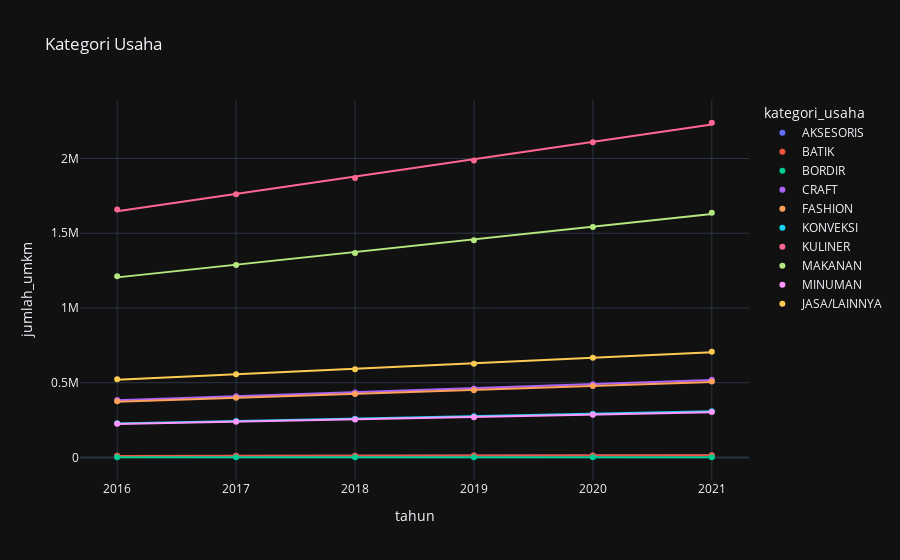

Source (notebook cell):
### Code cell
bivariate_visualization_scatter(
    data=data,
    y='jumlah_umkm',
    x='tahun',
    color='kategori_usaha',
    title='Kategori Usaha'
)

### Figure 1 — Plotly figure (JSON) as saved in the notebook; plotly's stock layout.template omitted (floating-point values rounded to 4 significant figures)
{"data": [{"hovertemplate": "kategori_usaha=AKSESORIS<br>tahun=%{x}<br>jumlah_umkm=%{y}<extra></extra>", "legendgroup": "AKSESORIS", "marker": {"color": "#636efa", "symbol": "circle"}, "mode": "markers", "name": "AKSESORIS", "orientation": "v", "showlegend": true, "type": "scatter", "x": [2016, 2017, 2018, 2019, 2020, 2021], "xaxis": "x", "y": [10789, 11457, 12166, 12919, 13718, 14567], "yaxis": "y"}, {"hovertemplate": "<b>OLS trendline</b><br>jumlah_umkm = 755.029 * tahun + -1.51142e+06<br>R<sup>2</sup>=0.998093<br><br>kategori_usaha=AKSESORIS<br>tahun=%{x}<br>jumlah_umkm=%{y} <b>(trend)</b><extra></extra>", "legendgroup": "AKSESORIS", "marker": {"color": "#636efa", "symbol": "circle"}, "mode": "lines", "name": "AKSESORIS", "showlegend": false, "type": "scatter", "x": [2016, 2017, 2018, 2019, 2020, 2021], "xaxis": "x", "y": [10720.0, 11470.0, 12230.0, 12980.0, 13740.0, 14490.0], "yaxis": "y"}, {"hovertemplate": "kategori_usaha=BATIK<br>tahun=%{x}<br>jumlah_umkm=%{y}<extra></extra>", "legendgroup": "BATIK", "marker": {"color": "#EF553B", "symbol": "circle"}, "mode": "markers", "name": "BATIK", "orientation": "v", "showlegend": true, "type": "scatter", "x": [2016, 2017, 2018, 2019, 2020, 2021], "xaxis": "x", "y": [10789, 11457, 12166, 12919, 13718, 14567], "yaxis": "y"}, {"hovertemplate": "<b>OLS trendline</b><br>jumlah_umkm = 755.029 * tahun + -1.51142e+06<br>R<sup>2</sup>=0.998093<br><br>kategori_usaha=BATIK<br>tahun=%{x}<br>jumlah_umkm=%{y} <b>(trend)</b><extra></extra>", "legendgroup": "BATIK", "marker": {"color": "#EF553B", "symbol": "circle"}, "mode": "lines", "name": "BATIK", "showlegend": false, "type": "scatter", "x": [2016, 2017, 2018, 2019, 2020, 2021], "xaxis": "x", "y": [10720.0, 11470.0, 12230.0, 12980.0, 13740.0, 14490.0], "yaxis": "y"}, {"hovertemplate": "kategori_usaha=BORDIR<br>tahun=%{x}<br>jumlah_umkm=%{y}<extra></extra>", "legendgroup": "BORDIR", "marker": {"color": "#00cc96", "symbol": "circle"}, "mode": "markers", "name": "BORDIR", "orientation": "v", "showlegend": true, "type": "scatter", "x": [2016, 2017, 2018, 2019, 2020, 2021], "xaxis": "x", "y": [1541, 1637, 1738, 1846, 1960, 2081], "yaxis": "y"}, {"hovertemplate": "<b>OLS trendline</b><br>jumlah_umkm = 107.914 * tahun + -216024<br>R<sup>2</sup>=0.998171<br><br>kategori_usaha=BORDIR<br>tahun=%{x}<br>jumlah_umkm=%{y} <b>(trend)</b><extra></extra>", "legendgroup": "BORDIR", "marker": {"color": "#00cc96", "symbol": "circle"}, "mode": "lines", "name": "BORDIR", "showlegend": false, "type": "scatter", "x": [2016, 2017, 2018, 2019, 2020, 2021], "xaxis": "x", "y": [1531.0, 1639.0, 1747.0, 1854.0, 1962.0, 2070.0], "yaxis": "y"}, {"hovertemplate": "kategori_usaha=CRAFT<br>tahun=%{x}<br>jumlah_umkm=%{y}<extra></extra>", "legendgroup": "CRAFT", "marker": {"color": "#ab63fa", "symbol": "circle"}, "mode": "markers", "name": "CRAFT", "orientation": "v", "showlegend": true, "type": "scatter", "x": [2016, 2017, 2018, 2019, 2020, 2021], "xaxis": "x", "y": [385335, 409176, 434493, 461376, 489923, 520235], "yaxis": "y"}, {"hovertemplate": "<b>OLS trendline</b><br>jumlah_umkm = 26960.7 * tahun + -5.39701e+07<br>R<sup>2</sup>=0.998084<br><br>kategori_usaha=CRAFT<br>tahun=%{x}<br>jumlah_umkm=%{y} <b>(trend)</b><extra></extra>", "legendgroup": "CRAFT", "marker": {"color": "#ab63fa", "symbol": "circle"}, "mode": "lines", "name": "CRAFT", "showlegend": false, "type": "scatter", "x": [2016, 2017, 2018, 2019, 2020, 2021], "xaxis": "x", "y": [382700.0, 409600.0, 436600.0, 463600.0, 490500.0, 517500.0], "yaxis": "y"}, {"hovertemplate": "kategori_usaha=FASHION<br>tahun=%{x}<br>jumlah_umkm=%{y}<extra></extra>", "legendgroup": "FASHION", "marker": {"color": "#FFA15A", "symbol": "circle"}, "mode": "markers", "name": "FASHION", "orientation": "v", "showlegend": true, "type": "scatter", "x": [2016, 2017, 2018, 2019, 2020, 2021], "xaxis": "x", "y": [376087, 399356, 424065, 450303, 478164, 507750], "yaxis": "y"}, {"hovertemplate": "<b>OLS trendline</b><br>jumlah_umkm = 26313.6 * tahun + -5.26748e+07<br>R<sup>2</sup>=0.998084<br><br>kategori_usaha=FASHION<br>tahun=%{x}<br>jumlah_umkm=%{y} <b>(trend)</b><extra></extra>", "legendgroup": "FASHION", "marker": {"color": "#FFA15A", "symbol": "circle"}, "mode": "lines", "name": "FASHION", "showlegend": false, "type": "scatter", "x": [2016, 2017, 2018, 2019, 2020, 2021], "xaxis": "x", "y": [373500.0, 399800.0, 426100.0, 452400.0, 478800.0, 505100.0], "yaxis": "y"}, {"hovertemplate": "kategori_usaha=KONVEKSI<br>tahun=%{x}<br>jumlah_umkm=%{y}<extra></extra>", "legendgroup": "KONVEKSI", "marker": {"color": "#19d3f3", "symbol": "circle"}, "mode": "markers", "name": "KONVEKSI", "orientation": "v", "showlegend": true, "type": "scatter", "x": [2016, 2017, 2018, 2019, 2020, 2021], "xaxis": "x", "y": [229660, 243869, 258958, 274980, 291994, 310060], "yaxis": "y"}, {"hovertemplate": "<b>OLS trendline</b><br>jumlah_umkm = 16068.5 * tahun + -3.2166e+07<br>R<sup>2</sup>=0.998084<br><br>kategori_usaha=KONVEKSI<br>tahun=%{x}<br>jumlah_umkm=%{y} <b>(trend)</b><extra></extra>", "legendgroup": "KONVEKSI", "marker": {"color": "#19d3f3", "symbol": "circle"}, "mode": "lines", "name": "KONVEKSI", "showlegend": false, "type": "scatter", "x": [2016, 2017, 2018, 2019, 2020, 2021], "xaxis": "x", "y": [228100.0, 244200.0, 260200.0, 276300.0, 292400.0, 308400.0], "yaxis": "y"}, {"hovertemplate": "kategori_usaha=KULINER<br>tahun=%{x}<br>jumlah_umkm=%{y}<extra></extra>", "legendgroup": "KULINER", "marker": {"color": "#FF6692", "symbol": "circle"}, "mode": "markers", "name": "KULINER", "orientation": "v", "showlegend": true, "type": "scatter", "x": [2016, 2017, 2018, 2019, 2020, 2021], "xaxis": "x", "y": [1658481, 1761095, 1870058, 1985763, 2108627, 2239092], "yaxis": "y"}, {"hovertemplate": "<b>OLS trendline</b><br>jumlah_umkm = 116039 * tahun + -2.32287e+08<br>R<sup>2</sup>=0.998084<br><br>kategori_usaha=KULINER<br>tahun=%{x}<br>jumlah_umkm=%{y} <b>(trend)</b><extra></extra>", "legendgroup": "KULINER", "marker": {"color": "#FF6692", "symbol": "circle"}, "mode": "lines", "name": "KULINER", "showlegend": false, "type": "scatter", "x": [2016, 2017, 2018, 2019, 2020, 2021], "xaxis": "x", "y": [1647000.0, 1763000.0, 1879000.0, 1995000.0, 2111000.0, 2227000.0], "yaxis": "y"}, {"hovertemplate": "kategori_usaha=MAKANAN<br>tahun=%{x}<br>jumlah_umkm=%{y}<extra></extra>", "legendgroup": "MAKANAN", "marker": {"color": "#B6E880", "symbol": "circle"}, "mode": "markers", "name": "MAKANAN", "orientation": "v", "showlegend": true, "type": "scatter", "x": [2016, 2017, 2018, 2019, 2020, 2021], "xaxis": "x", "y": [1213034, 1288087, 1367784, 1452412, 1542276, 1637701], "yaxis": "y"}, {"hovertemplate": "<b>OLS trendline</b><br>jumlah_umkm = 84872.3 * tahun + -1.69898e+08<br>R<sup>2</sup>=0.998084<br><br>kategori_usaha=MAKANAN<br>tahun=%{x}<br>jumlah_umkm=%{y} <b>(trend)</b><extra></extra>", "legendgroup": "MAKANAN", "marker": {"color": "#B6E880", "symbol": "circle"}, "mode": "lines", "name": "MAKANAN", "showlegend": false, "type": "scatter", "x": [2016, 2017, 2018, 2019, 2020, 2021], "xaxis": "x", "y": [1205000.0, 1290000.0, 1374000.0, 1459000.0, 1544000.0, 1629000.0], "yaxis": "y"}, {"hovertemplate": "kategori_usaha=MINUMAN<br>tahun=%{x}<br>jumlah_umkm=%{y}<extra></extra>", "legendgroup": "MINUMAN", "marker": {"color": "#FF97FF", "symbol": "circle"}, "mode": "markers", "name": "MINUMAN", "orientation": "v", "showlegend": true, "type": "scatter", "x": [2016, 2017, 2018, 2019, 2020, 2021], "xaxis": "x", "y": [225036, 238959, 253744, 269444, 286115, 303817], "yaxis": "y"}, {"hovertemplate": "<b>OLS trendline</b><br>jumlah_umkm = 15744.9 * tahun + -3.15183e+07<br>R<sup>2</sup>=0.998084<br><br>kategori_usaha=MINUMAN<br>tahun=%{x}<br>jumlah_umkm=%{y} <b>(trend)</b><extra></extra>", "legendgroup": "MINUMAN", "marker": {"color": "#FF97FF", "symbol": "circle"}, "mode": "lines", "name": "MINUMAN", "showlegend": false, "type": "scatter", "x": [2016, 2017, 2018, 2019, 2020, 2021], "xaxis": "x", "y": [223500.0, 239200.0, 255000.0, 270700.0, 286500.0, 302200.0], "yaxis": "y"}, {"hovertemplate": "kategori_usaha=JASA/LAINNYA<br>tahun=%{x}<br>jumlah_umkm=%{y}<extra></extra>", "legendgroup": "JASA/LAINNYA", "marker": {"color": "#FECB52", "symbol": "circle"}, "mode": "markers", "name": "JASA/LAINNYA", "orientation": "v", "showlegend": true, "type": "scatter", "x": [2016, 2017, 2018, 2019, 2020, 2021], "xaxis": "x", "y": [524055, 556480, 590911, 627472, 666295, 707520], "yaxis": "y"}, {"hovertemplate": "<b>OLS trendline</b><br>jumlah_umkm = 36666.6 * tahun + -7.33994e+07<br>R<sup>2</sup>=0.998084<br><br>kategori_usaha=JASA/LAINNYA<br>tahun=%{x}<br>jumlah_umkm=%{y} <b>(trend)</b><extra></extra>", "legendgroup": "JASA/LAINNYA", "marker": {"color": "#FECB52", "symbol": "circle"}, "mode": "lines", "name": "JASA/LAINNYA", "showlegend": false, "type": "scatter", "x": [2016, 2017, 2018, 2019, 2020, 2021], "xaxis": "x", "y": [520500.0, 557100.0, 593800.0, 630500.0, 667100.0, 703800.0], "yaxis": "y"}], "layout": {"autosize": true, "legend": {"title": {"text": "kategori_usaha"}, "tracegroupgap": 0}, "title": {"text": "Kategori Usaha"}, "xaxis": {"anchor": "y", "autorange": true, "domain": [0, 1], "range": [2016.0, 2021.0], "title": {"text": "tahun"}, "type": "linear"}, "yaxis": {"anchor": "x", "autorange": true, "domain": [0, 1], "range": [-183100.0, 2424000.0], "title": {"text": "jumlah_umkm"}, "type": "linear"}}}
